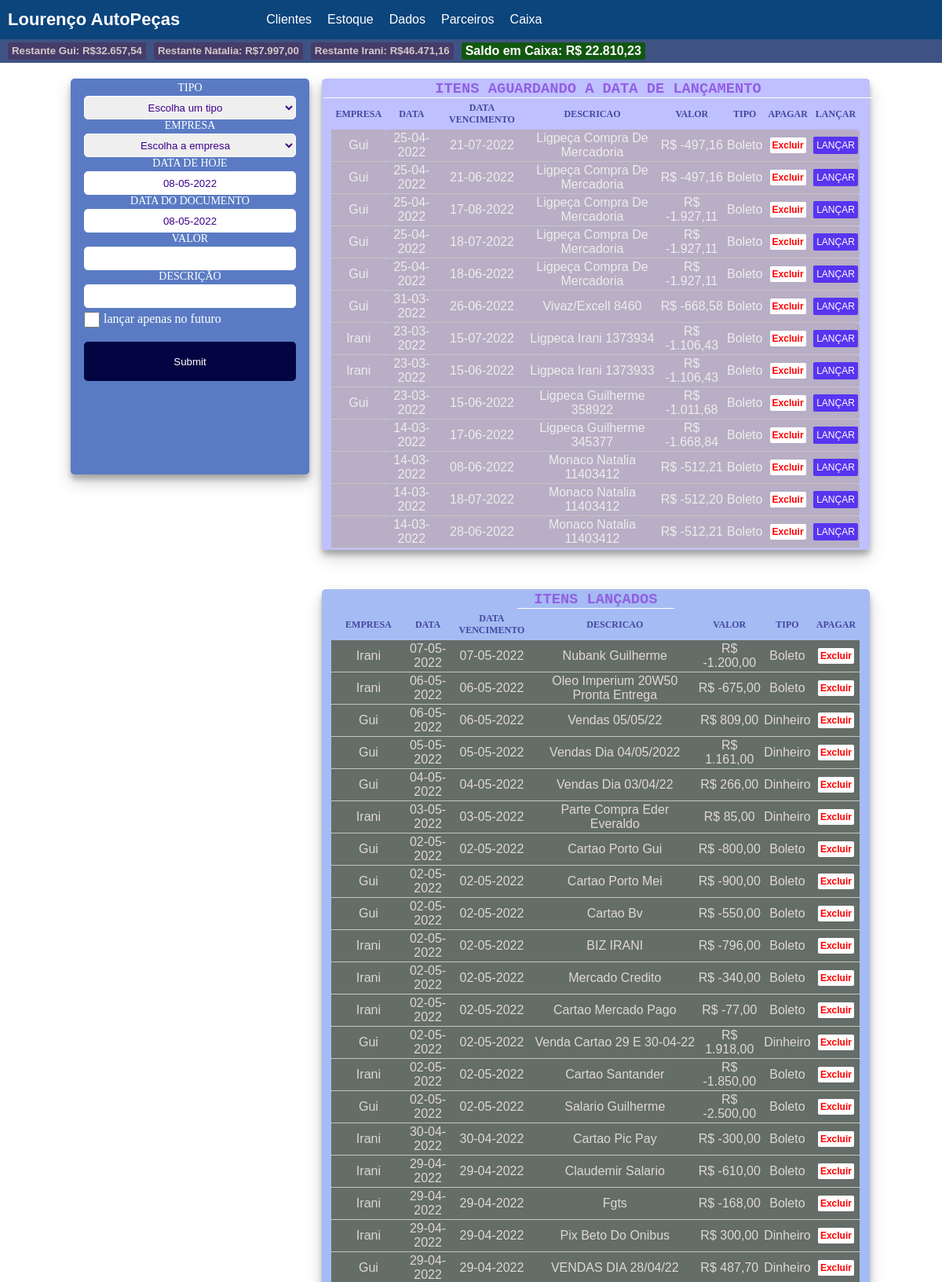
Page /caixa (signed in, upper part) on the committed database.
### tables this page shows
CREATE TABLE `lancar_caixa` (
  `id` int(11) NOT NULL,
  `data` varchar(200) NOT NULL,
  `data_vencimento` varchar(200) NOT NULL,
  `descricao` varchar(200) NOT NULL,
  `valor` float(10,2) NOT NULL,
  `tipo` varchar(100) NOT NULL,
  `tipo_empresa` varchar(100) NOT NULL
);

CREATE TABLE `caixa` (
  `id` int(11) NOT NULL,
  `data` varchar(200) NOT NULL,
  `data_vencimento` varchar(200) NOT NULL,
  `descricao` varchar(200) NOT NULL,
  `valor` float(10,2) NOT NULL,
  `tipo` varchar(100) NOT NULL,
  `tipo_empresa` varchar(100) NOT NULL
);

### base/controle.php (called while the page is built, shortened)
<?php
class controle{
    public function carregarModelo($visualNome, $visualDados = array()) {
        require 'visual/modelo.php';
    }
    public function carregarVisualNoModelo($visualNome, $visualDados = array()) {
        extract($visualDados);
        require 'visual/'.$visualNome.'.php';
    }
}

### controles/caixaControle.php (called while the page is built, shortened)
<?php
class caixaControle extends controle {
    public function inicial() {
        if (isset($_SESSION['entrar']) && !empty($_SESSION['entrar'])) {
                $caixa = new Caixa();
                $resultado_caixa = $caixa->selecionarCaixa();
                $resultado_caixa_lancamento = $caixa->selecionarCaixaLancamento();
                $soma_caixa = $caixa->somaCaixa();
                $somanfegui = $caixa->somaNfeGui();
                $somanfenatt = $caixa->somaNfeNatt();
                $somanfeirani = $caixa->somaNfeIrani();
        } else {
            session_destroy();
            header("Location: " . URL_BASE . "entrar");
        }
        $dados = array(
          'resultado_caixa' => @$resultado_caixa,
          'resultado_caixa_lancamento' => @$resultado_caixa_lancamento,
          'soma_caixa' => @$soma_caixa,
          'somanfegui' =>$somanfegui,
          'somanfenatt' =>$somanfenatt,
          'somanfeirani' =>$somanfeirani,
        );
        $this->carregarModelo('caixa', $dados);
    }
}

### base/Base.php (called while the page is built, shortened)
<?php
class  Base{
    public function rodar() {
        $url = '/';
        if(isset($_GET['url'])){
            $url .= $_GET['url'];
        }
        $parametros = array();
        if(!empty($url) && $url != '/'){
            $url = explode('/', $url);
            array_shift($url);
           array_shift($url);
           if(isset($url[0]) && !empty($url[0])){
               $atualAcao = $url[0];
              array_shift($url);
           } else{
               $atualAcao = 'inicial';
           }
        } else{
            $atualControle = 'inicioControle';
            $atualAcao = 'inicial';
        }
      $controle = new $atualControle();
       call_user_func_array(array($controle, $atualAcao), $parametros);
    }
}

### index.php (called while the page is built, shortened)
<?php
$base = new Base();
$base->rodar();

### modelos/modelo.php (called while the page is built, shortened)
<?php
class Modelo{
    public function __construct() {
        global $banco;
        $this->banco = $banco;
    }
}

### modelos/Caixa.php (called while the page is built, shortened)
<?php
class caixa extends modelo{
        public function selecionarCaixa() {
            $sql = "SELECT * FROM caixa ORDER BY id DESC";
            $sql = $this->banco->query($sql);
            if ($sql->rowCount() > 0) {
                $sql = $sql->fetchAll();
                $dados = $sql;
                return $dados;
            }
        }
        public function selecionarCaixaLancamento() {
            $sql = "SELECT * FROM lancar_caixa ORDER BY id DESC";
            $sql = $this->banco->query($sql);
            if ($sql->rowCount() > 0) {
                $sql = $sql->fetchAll();
                $dados = $sql;
                return $dados;
            }
        }
    }

### visual/caixa.php (the view, shortened to what this page needs)
<?php
@$maximo = 64800;
?>
<div class="limites_emp_disp">
    <h5 class="estilo_h5_limite">Restante Gui: R$<?php @print_r (number_format($maximo - $somanfegui[0][0], 2, ',', '.')); ?> </h5>
    <h5 class="estilo_h5_limite">Restante Natalia: R$<?php @print_r (number_format($maximo - $somanfenatt[0][0], 2, ',', '.')); ?> </h5>
    <h5 class="estilo_h5_limite">Restante Irani: R$<?php @print_r (number_format($maximo - $somanfeirani[0][0], 2, ',', '.')); ?> </h5>
    <h5 class="exibir_soma" <?php if($soma_caixa[0][0] < 0){ ?> id="exibir_soma_negativa"; style=".exibir_soma{display:none;}" <?php } ?> >Saldo em Caixa:  R$ <?php @print_r(number_format($soma_caixa[0][0], 2, ',', '.')); ?> </h5>
</div>
<div class="pg_caixa">
    <div class="main_caixa">
        <div class="manter_layout_caixa">
        <form method="POST"  action="<?php URL_BASE ?>caixa">
        <div class="option_caixa alinha_inputs_data" id="selecionar_tipo">
                    <p>tipo</p>
                    <select onchange="inserirSinal(this)"  name="tipo" >
                    <option>Escolha um tipo</option>
                </select>
        </div>
        <div class="option_caixa alinha_inputs_data">
                    <p>Empresa</p>
                    <select  name="tipo_empresa" >
                        <option>Escolha a empresa</option>
                    </select>
        </div>
            <div class="data_caixa alinha_inputs_data inputs_inser_caixa">
                <p>Data de hoje</p>
                <input type="text" name="data_caixa" id="data_hoje" value="<?php  echo date("d-m-Y") ?>">
            </div>
            <div class="data_vencimento alinha_inputs_data inputs_inser_caixa" id="data_vencimento">
                <p>Data do documento</p>
                <input type="text" onchange="datas()" name="data_vencimento" id="d_vencimento" value="<?php  echo date("d-m-Y") ?>">
            </div>
            <div class="valor_caixa alinha_inputs_data inputs_inser_caixa" >
                <p>Valor</p>
                <input type="text" name="valor_caixa" id="valor_caixa">
            </div>
            <div class="desc_caixa alinha_inputs_data inputs_inser_caixa">
                <p>descrição </p>
                <input  type="text" name="descricao_caixa">
            </div>
                <div class="inputs_inser_caixa tamanho_checkbox_caixa">
                    <input type="checkbox" id="checked_lancamento"  name="lancamento_futuro">
                    <label  for="lancamento_futuro">lançar apenas no futuro</label>
                </div>
            <div class="bt_enviar_caixa alinha_inputs_data inputs_inser_caixa estilo_bt_env_caixa">
                <input type="submit">
            </div>
        </form>
        </div>
        <div class="tabela_caixa cor_a_lancar_caixa estilo_componentes_alancar">
         <h3 class="h3_tabel_a_lancar">Itens Aguardando a data de lançamento</h3>
         <table id="lista"  border="0" cellspacing="0">
                        <thead>
                            <tr>
                                <th>Empresa</th>
                                <th>data</th>
                                <th>data vencimento</th>
                                <th>descricao</th>
                                <th>valor</th>
                                <th>tipo</th>
                                <th>Apagar</th>
                                <th>Lançar</th>
                            </tr>
                        </thead>
                <?php
                if(isset($resultado_caixa_lancamento)){
                    foreach($resultado_caixa_lancamento as $result_caixa_lanc):?>
                        <tbody>
                            <tr  align=center>
                                <td> <?php echo $result_caixa_lanc['tipo_empresa']?> </td>
                                <td style="border-radius: 4px 0px 0px 4px ;"> <?php echo $result_caixa_lanc['data']?> </td>
                                <td> <?php echo $result_caixa_lanc['data_vencimento']?> </td>
                                <td> <?php echo $result_caixa_lanc['descricao']?> </td>
                               <td>R$ <?php echo number_format($result_caixa_lanc['valor'], 2, ',', '.')?> </td>
                                <td> <?php echo $result_caixa_lanc['tipo']?> </td>
                                <td class="bt_excluir_caixa"><a href="<?php echo URL_BASE;?>caixa/excluir?excluir_lanc=<?php echo $result_caixa_lanc['id']?>" onclick="return confirm('Deseja excluir o registro : <?php echo $result_caixa_lanc['descricao'] ?>??')">Excluir</a></td>
                                <td class="bt_lancar_caixa" style="border-radius: 0px 4px 4px 0px ;"><a href="<?php echo URL_BASE;?>caixa/lancar?lancar=<?php echo $result_caixa_lanc['id']?>" onclick="return confirm('Deseja Lançar : <?php echo $result_caixa_lanc['descricao'] ?>??')">Lançar</a></td>
                            </tr>
                    </tbody>
                <?php  endforeach;     }  ?>
            </table>
        </div>
        <div class="tabela_caixa estilo_componentes_lancados">
         <h3>Itens lançados</h3>
         <table id="lista"  border="0" cellspacing="0">
                        <thead>
                            <tr>
                                <th>empresa</th>
                                <th>data</th>
                                <th>data vencimento</th>
                                <th>descricao</th>
                                <th>valor</th>
                                <th>tipo</th>
                                <th>Apagar</th>
                            </tr>
                        </thead>
                <?php
                if(isset($resultado_caixa)){
                    foreach($resultado_caixa as $result_caixa):?>
                        <tbody>
                            <tr  align=center>
                                <td> <?php echo $result_caixa['tipo_empresa']?> </td>
                                <td> <?php echo $result_caixa['data']?> </td>
                                <td> <?php echo $result_caixa['data_vencimento']?> </td>
                                <td> <?php echo $result_caixa['descricao']?> </td>
                                <td>R$ <?php echo number_format($result_caixa['valor'], 2, ',', '.')?> </td>
                                <td> <?php echo $result_caixa['tipo']?> </td>
                                <td class="bt_excluir_caixa"><a href="<?php echo URL_BASE;?>caixa/excluir?excluir=<?php echo $result_caixa['id']?>" onclick="return confirm('Deseja excluir o registro : <?php echo $result_caixa['descricao'] ?>')">Excluir</a></td>
                            </tr>
                    </tbody>
                <?php  endforeach;     }  ?>
            </table>
        </div>
    </div>
</div>

### midias/css/estilo.css (style rules this page uses)
body { overflow-x: hidden; }
* { font-family: arial; margin: 0; padding: 0; }
table { border-collapse: collapse; }
label { -webkit-appearance: push-button; -moz-appearance: button; display: inline-block; cursor: pointer; padding: 5px; }
.pg_caixa { margin-top: 20px; float: left; width: 100%; }
.main_caixa { margin: 0 auto; width: 85%; min-height: 300px; }
.main_caixa form { float: left; padding: 2px; min-height: 500px; width: 100%; background-color: #5a7bc4; border-radius: 5px; box-shadow: 0 10px 20px rgba(0, 0, 0, 0.19), 0 6px 6px rgba(0, 0, 0, 0.23); }
.manter_layout_caixa { float: left; ; width: 300px; height: 99999999px; }
.alinha_inputs_data { width: 90%; height: auto; margin: 0 auto; }
.alinha_inputs_data p { color: #fff; padding: 2px; font-size: 14px; font-family: cursive; text-transform: uppercase; text-align: center; }
.inputs_inser_caixa { padding: 5px; }
.inputs_inser_caixa input { float: left; color: #3D018C; border-radius: 5px; height: 30px; width: 100%; border: 1px solid #fff; outline: 0; text-align: center; }
.option_caixa select { float: left; text-align: center; border: 1px solid #fff; border-radius: 5px; height: 30px; width: 100%; outline: 0; color: #3D018C; }
.estilo_bt_env_caixa input { margin-top: 5px; height: 50px; transition: 1s; border: 0 !important; color: #fff; background-color: #030442; }
.tabela_caixa { margin-bottom: 50px; float: left; margin-left: 20px; padding: 2px; height: auto; width: 68%; background-color: #a5bbf3; border-radius: 5px; box-shadow: 0 10px 20px rgba(0, 0, 0, 0.19), 0 6px 6px rgba(0, 0, 0, 0.23); }
.tabela_caixa h3 { margin: 0 auto; width: 200px; border-bottom: 1px solid #fff; font-family: 'Courier New', Courier, monospace; color: rgb(146, 95, 228); text-transform: uppercase; text-align: center; }
.tabela_caixa table { margin: 0 auto; width: 97%; text-transform: capitalize; }
.tabela_caixa th { padding: 5px; text-transform: uppercase; font-size: 12px; font-family: cursive; color: #4247a0 }
.h3_tabel_a_lancar { width: 700px !important; }
.cor_a_lancar_caixa { background-color: #bfc0ff !important; }
.tamanho_checkbox_caixa input { width: 20px !important; margin-left: 10px; }
.tamanho_checkbox_caixa label { color: #fff; font-family: cursive; }
.estilo_componentes_alancar td { border-bottom: 1px solid #C5C5C5; padding: 2px; margin-top: 10px; background-color: #b8aec5; color: rgb(238, 237, 237); }
.estilo_componentes_alancar tr { border-radius: 50px; }
.estilo_componentes_alancar td a { text-decoration: none; }
.bt_excluir_caixa a { text-decoration: none; border-radius: 2px; font-size: 12px; padding: 3px; font-weight: bold; color: rgb(255, 0, 0); background-color: #fff; }
.bt_lancar_caixa a { text-transform: uppercase; border-radius: 2px; font-size: 12px; padding: 4px; color: #fff; background-color: #5735f1; }
.estilo_componentes_lancados td { border-bottom: 1px solid #C5C5C5; padding: 2px; margin-top: 10px; background-color: #646d67; color: rgb(224, 216, 216); }
.limites_emp_disp { float: left; height: 30px; width: 100%; background-color: #3e5383; }
.limites_emp_disp h5 { margin-top: 4px; line-height: 22px; border-radius: 3px; margin-left: 10px; float: left; padding-left: 5px; padding-right: 5px; }
.estilo_h5_limite { background-color: #463c69; color: rgb(211, 201, 201); }
.exibir_soma { border-radius: 3px; margin-left: 10px; float: left; font-size: 16px; background-color: #125710; color: #fff; }

### rows in the picture
lancar_caixa: tipo_empresa "Gui", data "25-04-2022", data_vencimento "21-07-2022", descricao "Ligpeça Compra De Mercadoria", valor "-497,16", tipo "Boleto"
lancar_caixa: tipo_empresa "Gui", data "25-04-2022", data_vencimento "21-06-2022", descricao "Ligpeça Compra De Mercadoria", valor "-497,16", tipo "Boleto"
lancar_caixa: tipo_empresa "Gui", data "25-04-2022", data_vencimento "17-08-2022", descricao "Ligpeça Compra De Mercadoria", valor "-1.927,11", tipo "Boleto"
lancar_caixa: tipo_empresa "Gui", data "25-04-2022", data_vencimento "18-07-2022", descricao "Ligpeça Compra De Mercadoria", valor "-1.927,11", tipo "Boleto"
lancar_caixa: tipo_empresa "Gui", data "25-04-2022", data_vencimento "18-06-2022", descricao "Ligpeça Compra De Mercadoria", valor "-1.927,11", tipo "Boleto"
lancar_caixa: tipo_empresa "Gui", data "31-03-2022", data_vencimento "26-06-2022", descricao "Vivaz/Excell 8460", valor "-668,58", tipo "Boleto"
lancar_caixa: tipo_empresa "Irani", data "23-03-2022", data_vencimento "15-07-2022", descricao "Ligpeca Irani 1373934", valor "-1.106,43", tipo "Boleto"
lancar_caixa: tipo_empresa "Irani", data "23-03-2022", data_vencimento "15-06-2022", descricao "Ligpeca Irani 1373933", valor "-1.106,43", tipo "Boleto"
lancar_caixa: tipo_empresa "Gui", data "23-03-2022", data_vencimento "15-06-2022", descricao "Ligpeca Guilherme 358922", valor "-1.011,68", tipo "Boleto"
lancar_caixa: data "14-03-2022", data_vencimento "17-06-2022", descricao "Ligpeca Guilherme 345377", valor "-1.668,84", tipo "Boleto"
lancar_caixa: data "14-03-2022", data_vencimento "08-06-2022", descricao "Monaco Natalia 11403412", valor "-512,21", tipo "Boleto"
lancar_caixa: data "14-03-2022", data_vencimento "18-07-2022", descricao "Monaco Natalia 11403412", valor "-512,20", tipo "Boleto"
lancar_caixa: data "14-03-2022", data_vencimento "28-06-2022", descricao "Monaco Natalia 11403412", valor "-512,21", tipo "Boleto"
caixa: tipo_empresa "Irani", data "07-05-2022", data_vencimento "07-05-2022", descricao "Nubank Guilherme", valor "-1.200,00", tipo "Boleto"
caixa: tipo_empresa "Irani", data "06-05-2022", data_vencimento "06-05-2022", descricao "Oleo Imperium 20W50 Pronta Entrega", valor "-675,00", tipo "Boleto"
caixa: tipo_empresa "Gui", data "06-05-2022", data_vencimento "06-05-2022", descricao "Vendas 05/05/22", valor "809,00", tipo "Dinheiro"
caixa: tipo_empresa "Gui", data "05-05-2022", data_vencimento "05-05-2022", descricao "Vendas Dia 04/05/2022", valor "1.161,00", tipo "Dinheiro"
caixa: tipo_empresa "Gui", data "04-05-2022", data_vencimento "04-05-2022", descricao "Vendas Dia 03/04/22", valor "266,00", tipo "Dinheiro"
caixa: tipo_empresa "Irani", data "03-05-2022", data_vencimento "03-05-2022", descricao "Parte Compra Eder Everaldo", valor "85,00", tipo "Dinheiro"
caixa: tipo_empresa "Gui", data "02-05-2022", data_vencimento "02-05-2022", descricao "Cartao Porto Gui", valor "-800,00", tipo "Boleto"
caixa: tipo_empresa "Gui", data "02-05-2022", data_vencimento "02-05-2022", descricao "Cartao Porto Mei", valor "-900,00", tipo "Boleto"
caixa: tipo_empresa "Gui", data "02-05-2022", data_vencimento "02-05-2022", descricao "Cartao Bv", valor "-550,00", tipo "Boleto"
caixa: tipo_empresa "Irani", data "02-05-2022", data_vencimento "02-05-2022", descricao "BIZ IRANI", valor "-796,00", tipo "Boleto"
caixa: tipo_empresa "Irani", data "02-05-2022", data_vencimento "02-05-2022", descricao "Mercado Credito", valor "-340,00", tipo "Boleto"
caixa: tipo_empresa "Irani", data "02-05-2022", data_vencimento "02-05-2022", descricao "Cartao Mercado Pago", valor "-77,00", tipo "Boleto"
caixa: tipo_empresa "Gui", data "02-05-2022", data_vencimento "02-05-2022", descricao "Venda Cartao 29 E 30-04-22", valor "1.918,00", tipo "Dinheiro"
caixa: tipo_empresa "Irani", data "02-05-2022", data_vencimento "02-05-2022", descricao "Cartao Santander", valor "-1.850,00", tipo "Boleto"
caixa: tipo_empresa "Gui", data "02-05-2022", data_vencimento "02-05-2022", descricao "Salario Guilherme", valor "-2.500,00", tipo "Boleto"
caixa: tipo_empresa "Irani", data "30-04-2022", data_vencimento "30-04-2022", descricao "Cartao Pic Pay", valor "-300,00", tipo "Boleto"
caixa: tipo_empresa "Irani", data "29-04-2022", data_vencimento "29-04-2022", descricao "Claudemir Salario", valor "-610,00", tipo "Boleto"
caixa: tipo_empresa "Irani", data "29-04-2022", data_vencimento "29-04-2022", descricao "Fgts", valor "-168,00", tipo "Boleto"
caixa: tipo_empresa "Irani", data "29-04-2022", data_vencimento "29-04-2022", descricao "Pix Beto Do Onibus", valor "300,00", tipo "Dinheiro"
caixa: tipo_empresa "Gui", data "29-04-2022", data_vencimento "29-04-2022", descricao "VENDAS DIA 28/04/22", valor "487,70", tipo "Dinheiro"
